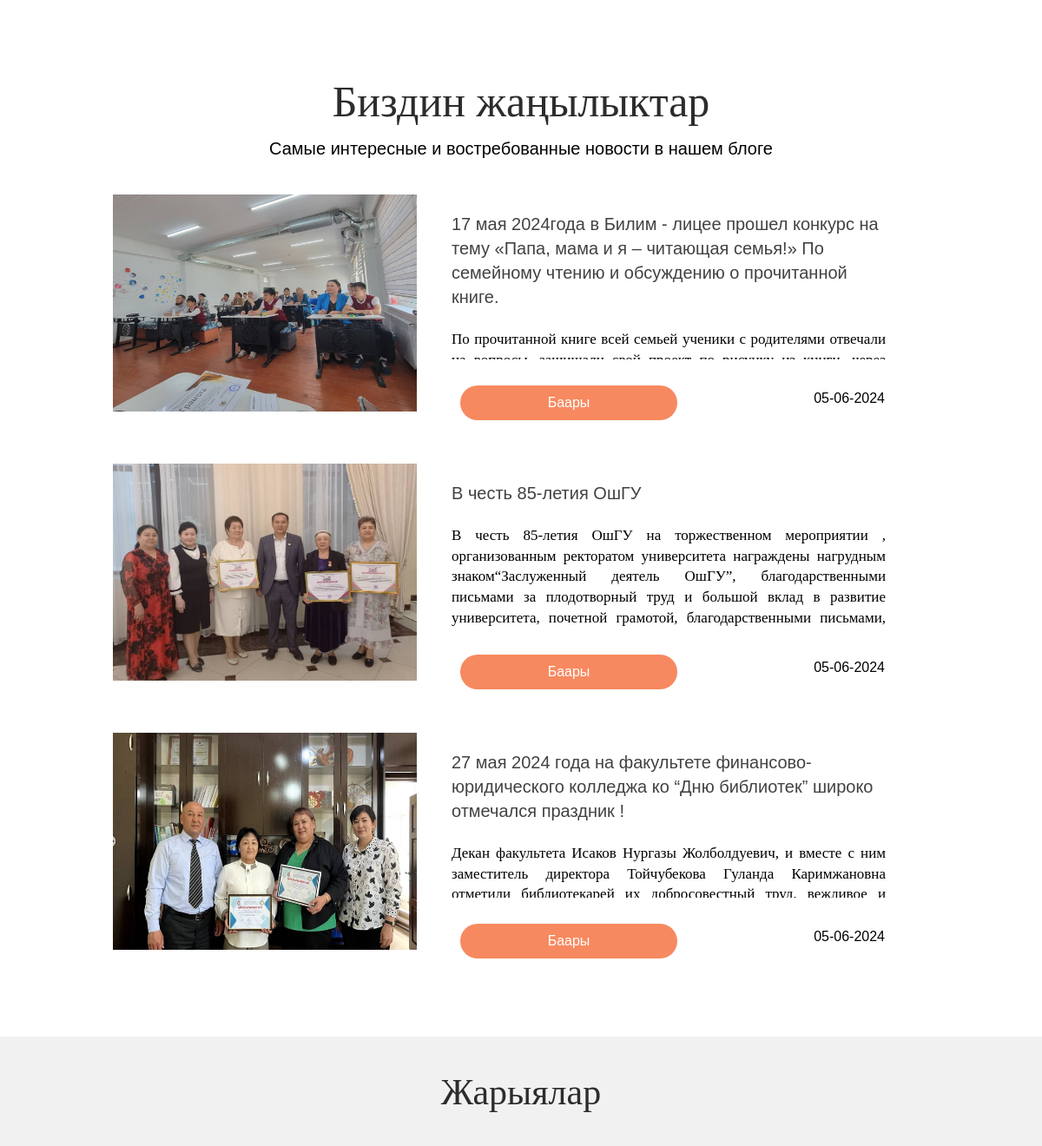
The app's page /ky/ (middle part), older data.
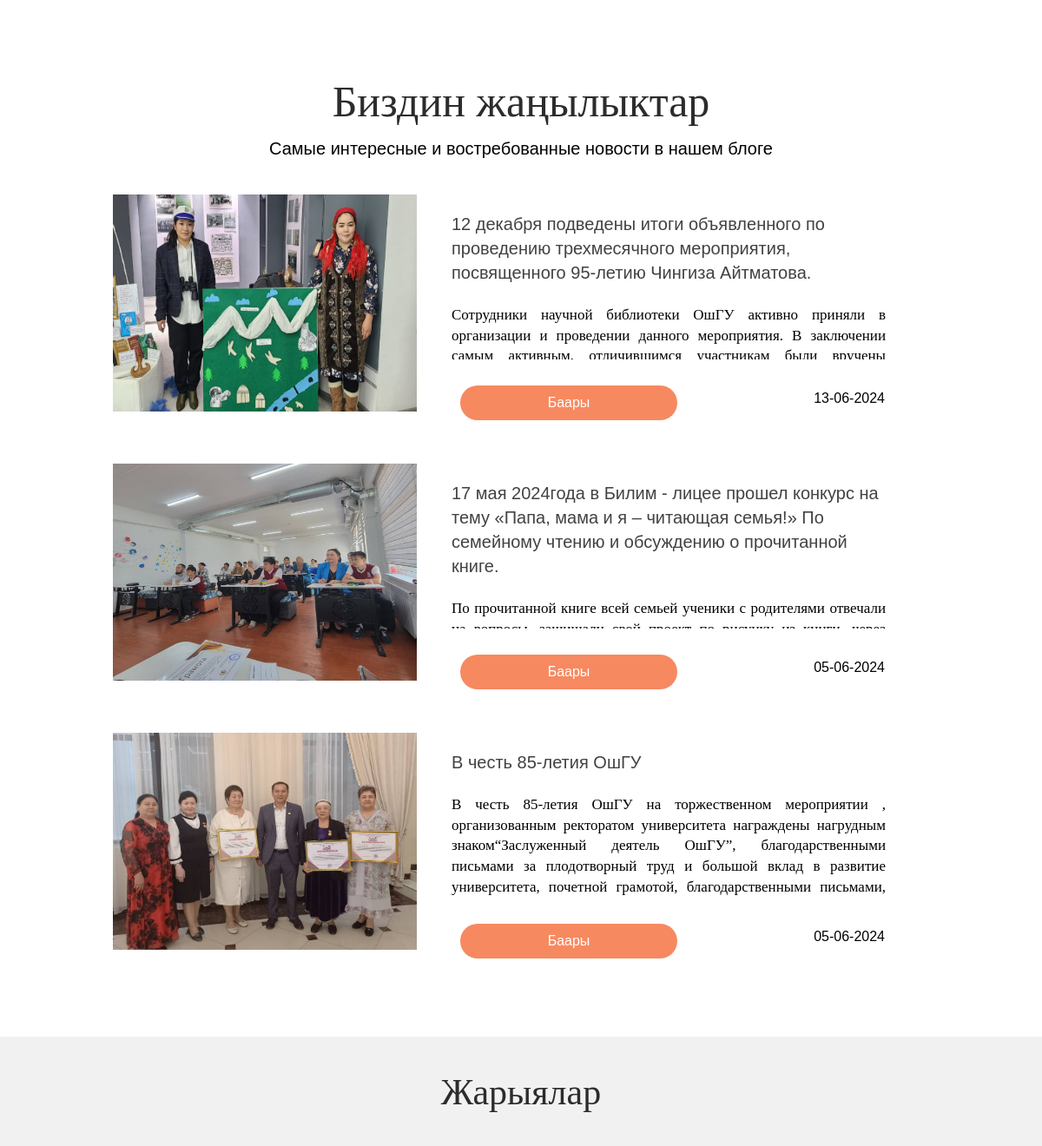
The same page, newer data.
### home/models.py (models this page shows, shortened)
class News(models.Model):
    title = models.CharField(max_length=200, verbose_name='Заголовок')
    text = models.TextField(verbose_name='Текст')
    image = models.ImageField(null=True, blank=True, verbose_name='Картинки')
    create_date = models.DateTimeField(auto_now=True, verbose_name='Дата')
    news_view = models.IntegerField(default=0)
    class Meta:
        ordering = ('-id',)
        verbose_name = 'Новости'
        verbose_name_plural = 'Новости'

### home/views.py (the view)
# urls.py: path('', views.homepage, name='home'),
def homepage(request):
    books = Book.objects.all().order_by('-id')[0:5]
    news = News.objects.all().order_by('-create_date')[0:3]
    adt = Ads.objects.all().order_by('-id')[0:2]
    structure = Structure.objects.all()
    about = About.objects.all()
    history = History.objects.filter(id=1)
    history1 = History.objects.filter(id=2)
    videos = Video.objects.all()
    context = {'news': news,  'adt': adt, 'structure': structure,
                'about': about, 'books': books, 'videos': videos,
                'history': history, 'history1': history1}
    return render(request, 'home.html', context)

### home/views.py (called while the page is built)
def categories(request):
    categories = Category.objects.all().order_by('id')[0:12]
    categories1 = Category.objects.all().order_by('id')[12:23]
    categories2 = Category.objects.all().order_by('id')[23:43]
    return {'categories': categories, 'categories1': categories1, 'categories2': categories2}

### templates/home.html (shortened to what this page needs)
{% extends 'index.html' %}
{% load static %}
{% load embed_video_tags %}
{% load i18n %}
{% block content %}
{% include 'navbar.html' %}
<body class="editor_false  lang_ru     not_ie">
	<div data-hcolor="#ff6600" class="section clip_none bg_text show_btn no_image section301 animate"
		style="background-color:#ffffff;background-image:url(/img/1920x0/image_10047.jpg);padding-top:90px;padding-bottom:70px;"
		data-id="4722812" id="b_4722812"><a name="anchor7"></a>
		<div class="section_inner width1170">
			<div class="title"><span style="color:#2c2c2c; font-size:50px">{% trans "Новости в нашем блоге" %}</span></div>
			<div class="sub_title">
				<p><span style="color:#000000"></span><span
						style="font-size:20px">{% trans "Самые интересные и востребованные новости в нашем блоге" %}</span><span style="color:#000000"></span></p>
			</div>
			{% for new in news %}
			<div class="arr1 size_700x500 btn_under_text">
				<div data-link="" class="image1 link_on size_700x500 ">
					<img data-lazy="1" loading="lazy" width="350px" height="250px" src="{{new.image.url}}">
				</div>
				<div class="right size_700x500 btn_under_text ">
					<div class="txt1 ">
						<p><span style="color:#424242"><span
									style="font-size:20px"><strong>{{new.title}}</strong></span></span></p>
						<p><br></p>
						<p style="text-align: justify; padding-right: 10px;"><span style="font-family:montserrat"><span
									style="font-size:17px">{{ new.text|truncatewords:60|linebreaksbr}}</span></span></p>
					</div> <div class="date-right" > <a href="{% url 'news' %}" class="btn1 surround  dark" data-hcolor="#f78960"
						style="background-color:#f78960; border-radius: 2em; box-shadow: 0">{% trans 'Все' %}</a>
						  <p class="date-p">{{ new.create_date|date:"d-m-Y"}}</p>
						</div>
				</div>
			</div>
			{% endfor %}
		</div>
		<div class="clip_none section bg_text section250 mode_3"
			style="background-color:#f1f1f1;margin-top:80px;padding-bottom:80px;" data-id="4754183" id="b_4754183">
			<div class="section_inner all_border ">
				<div class="title"><a style="text-decoration: none; color: #2c2c2c;"
						href="{% url 'adt' %}">{% trans 'Объявления' %}</a></div>
			</div>
		</div>
	</div>
</body>
{% endblock content %}

### templates/index.html (shortened to what this page needs)
{% load static %}
<!DOCTYPE html>
<html lang="ru-ru">
<head>
	<link rel="stylesheet" href="https://cdn.jsdelivr.net/npm/bootstrap@4.0.0/dist/css/bootstrap.min.css"
>
	<link rel="stylesheet" href="{% static 'style/normalize.min.css' %}" media="screen">
	<link rel="stylesheet" href="{% static 'style/modal.min.css' %}" media="screen">
	<link rel="stylesheet" href="{% static 'style/tobiz.css' %}">
	<link rel="stylesheet" href="{% static 'style/media.css' %}">
	<link rel="stylesheet" href="{% static 'style/style.css' %}">
	<link href="{% static 'style/css2.css' %}" rel="stylesheet">
	<link rel="stylesheet" href="{% static 'style/css.css' %}" type="text/css">
	<link rel="stylesheet" href="{% static 'style/icon.css' %}" type="text/css">
	<link rel="stylesheet" href="{% static 'style/fa.min.css' %}" type="text/css">
</head>
{% block content %}
{% endblock content %}
</html>

### templates/navbar.html (shortened to what this page needs)
{% load i18n %}
{% load static %}
    <link rel="stylesheet" type="text/css" href="{% static 'style/style.css' %}">

### templates/index.html (style rules this page uses)
body, #wrapper { font-family: Montserrat, sans-serif; }
.section .section_inner .title { font-family: Georgia, serif; }
a { color: #f78960; }
.section .btn1 { font-family: Montserrat, sans-serif }
:root { --cookie_btn_font: Montserrat, sans-serif--cookie_btn_bg:; --cookie_btn_bg_hover: ; --cookie_btn_color: #fff; }

Row changes from the older to the newer data that the page shows:
no longer on this page (row unchanged): News: image (picture), title "27 мая 2024 года на факультете финансово- юридического колледжа ко “Дню библиотек” широко отмечался праздник !", text "Декан факультета Исаков Нургазы Жолболдуевич, и вместе с ним заместитель директора Тойчубекова Гуланда Каримжановна…", create_date "05-06-2024"
added News: image (picture), title "12 декабря подведены итоги объявленного по проведению трехмесячного мероприятия, посвященного 95-летию Чингиза Айтматова.", text "Сотрудники научной библиотеки ОшГУ активно приняли в организации и проведении данного мероприятия. В заключении…", create_date "13-06-2024"
